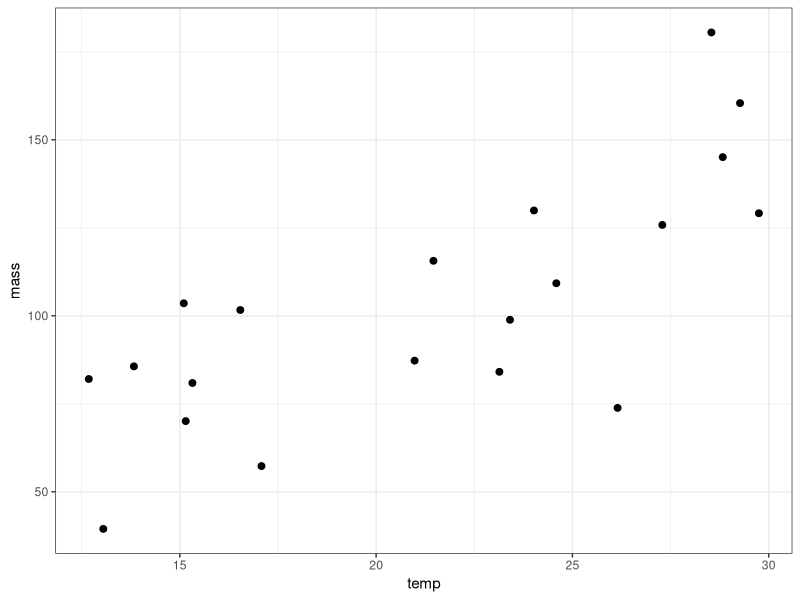
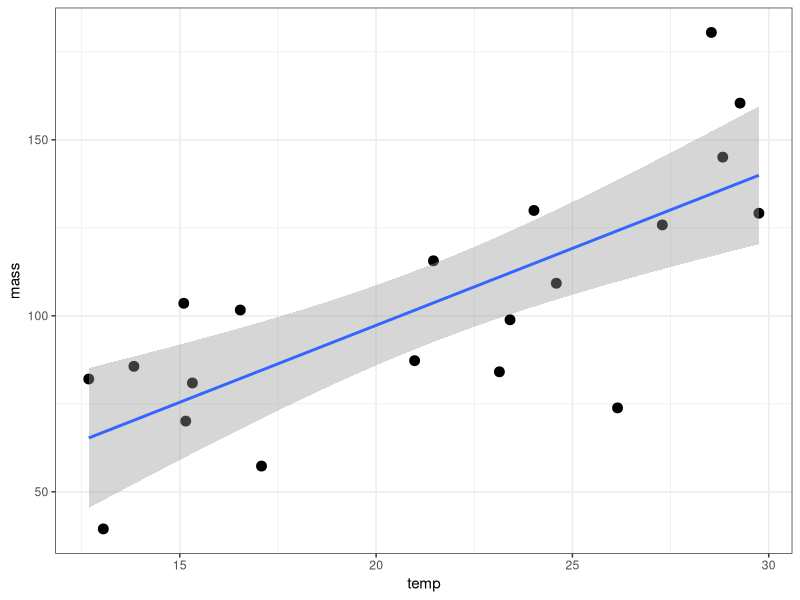
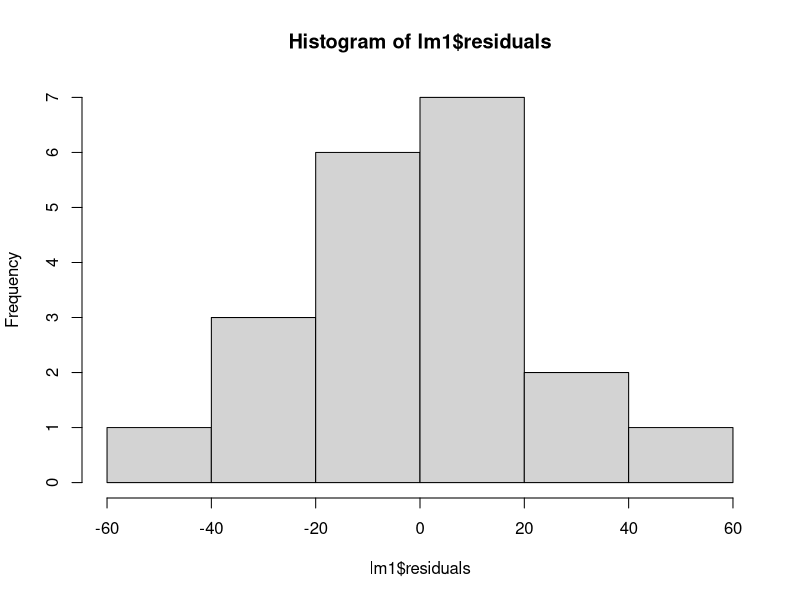
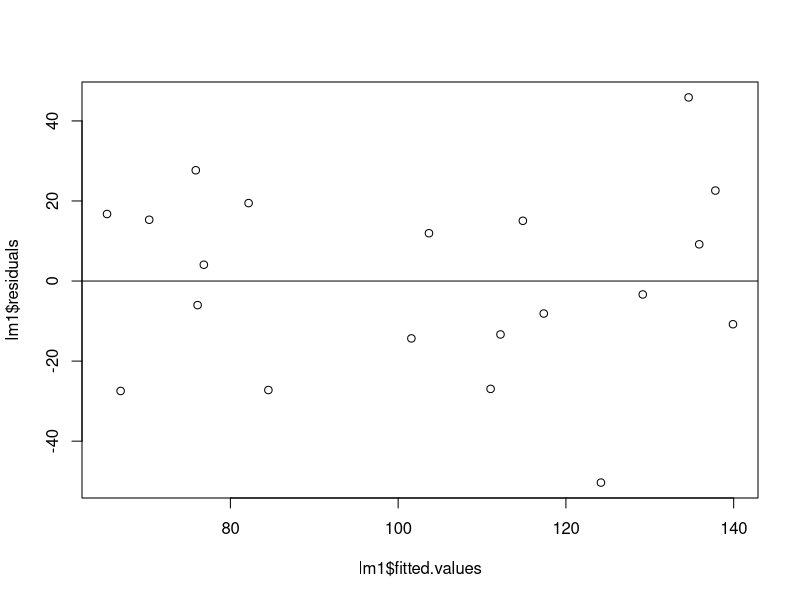
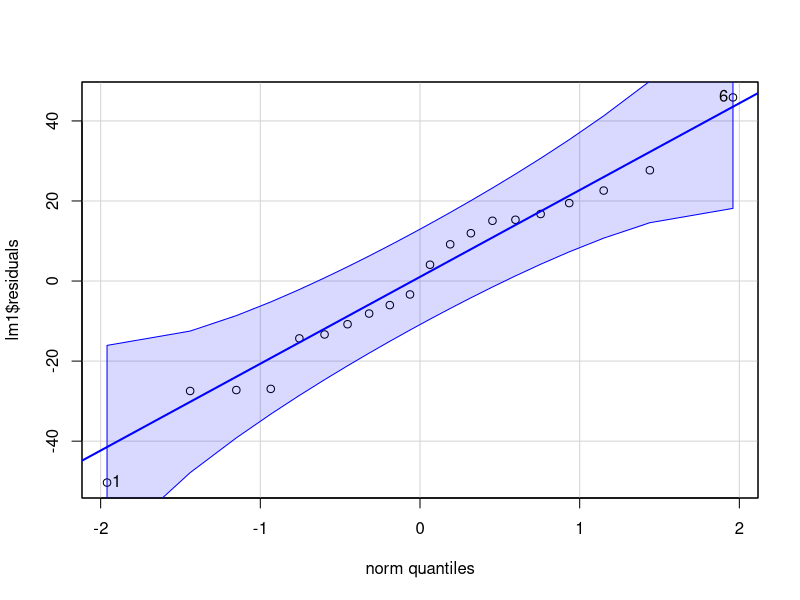
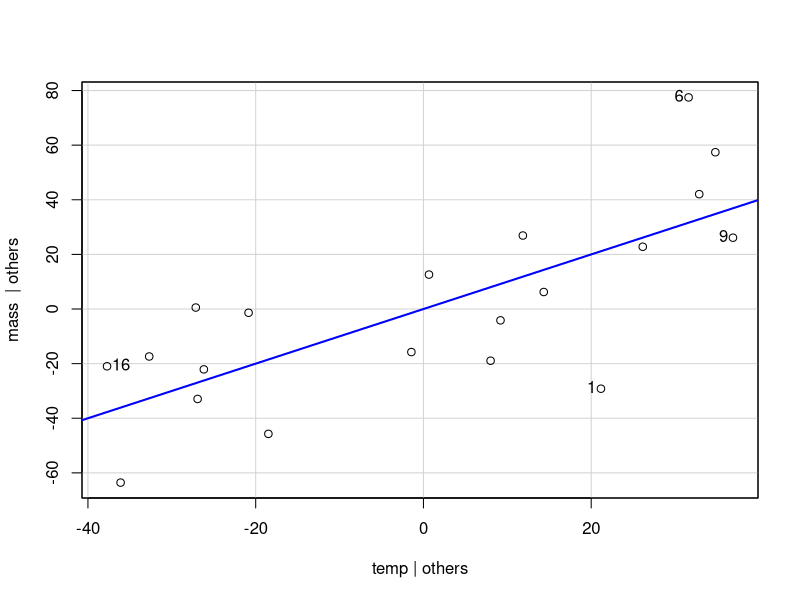
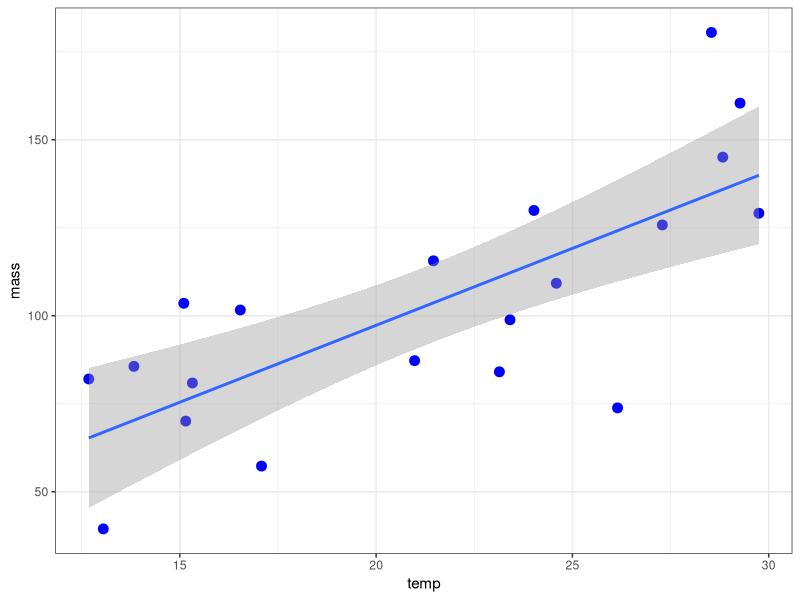
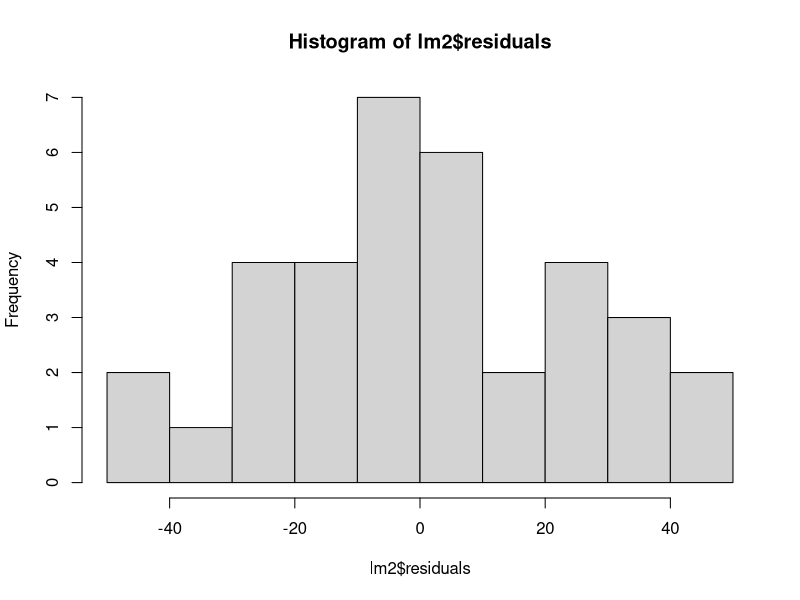

Here is the R script that generated these plots, in order: (Note: this script raises an error after producing the figures.)
####################################################################################
#### EXAMPLE OF LINEAR REGRESSION IN R #############################################
####################################################################################
library(tidyverse)
library(car)
install.packages("esquisse")
set.seed(21)
temp <- round(runif(20,12,30), 2)            
mass <- round(rnorm(20,5*temp,25), 2)
r1 <- as.data.frame(cbind(temp,mass)) ### run lines 4-6 to generate some fake data

head(r1) ## temp is rearing temperature (C), mass is the mass of adults (mg)

ggplot(r1, aes(x=temp, y=mass))+geom_point(size=2)+theme_bw()

## construct a linear model to estimate the average adult mass per degree C of temperature increase
## for a continuous variable (temp in degree C), we are interested in estimating the slope between age and circumfrence

lm1 <- lm(mass~temp, data=r1)

Anova(lm1, type=2)  ## produces an ANOVA table
# tests the null hypothesis that the slope is different than zero
# not super useful for regressions, but can look at

summary(lm1)        ## summary() will provide the model coefficients (ie. the "guts" of the model)
# the coefficients allow you rebuild the means from the linear model equation y~B0+B1*X
# for continous variables these coefficients and p-values are very useful (unlike for categorical ANOVA)
# don't really need to look at ANOVA table or use emmeans for this type of analysis, everything of interest is in summary

coef(lm1)   ## look at model coefficients
lm1$coef    ## look at model coefficients, allows a way to extract coefficients for using in other things

### make plot with best-fit regression line (ie. the mean of circumference for each value of age) and intercept
ggplot(r1, aes(x=temp, y=mass))+geom_point(size=3)+
  geom_smooth(method="lm")+
  theme_bw()

## check assumptions of model by examining residuals
hist(lm1$residuals) ## residuals should be normally distributed
plot(lm1$residuals~lm1$fitted.values)  ## residuals should be evenly dispersed around 0 across the range of x's
abline(h=0)                             # funnel shapes or curvature is bad

qqPlot(lm1$residuals)  ## calls from car package, residuals should line up pretty closely to the blue line
                         ## points that drift from line may be outliers
leveragePlots(lm1) # codes points that may be outliers

## problems with residuals indicate assumptions of the linear model are violated and may cause problems with coefficients and p-values
## transforming the data may help
## assumptions can be slightly violated without causing problems, for example this model is seems decent

## fancy-ish plot
ggplot(r1, aes(x=temp, y=mass))+geom_point(size=3,color='blue')+geom_smooth(method='lm')+theme_bw()

#############################################################################################################
##### REGRESSION CHALLENGE ###################################################################################

## run the code above and have a look at the dataset orange

data("Orange")  ## load Orange dataset from base R
head(Orange)    ## measurements of circumference on five trees at 7 time points

## Healthy orange trees typically produce fruit at 100 cm in circumference
## A homeowner calls and says their orange tree is 3 years old (1095 days), but isn't fruiting. They didn't measure it.
## They also said their are some white spots on the leaves. 

## Build a linear model (and make plot) to answer the following questions:
## 1. What circumference should their tree be, on average? ~130 cm
## 2. Should their tree be fruiting by now? Yes.
## 3. What advice would you give the grower? See an extenstion agent
## 4. Are the model assumptions met? Yes
## 5. Make a nice figure. Change themes, etc.

lm2 <- lm(circumference~age, data= Orange)


hist(lm2$residuals)
plot(lm2)
plot(lm2$residuals$residuals)

ggplot(Orange, aes(x=age, y=circumference))+
	geom_point(size=3, alpha = 0.4)+
	ggtitle("Circumference by Tree Age")+
	xlab("Age")+
	ylab("Circumference")+
	geom_smooth(method = lm, color = "red", fill = "light blue")+
	theme_bw()+
	theme(plot.title = element_text(hjust = 0.5))+
	theme(panel.grid.minor = element_blank())
	

